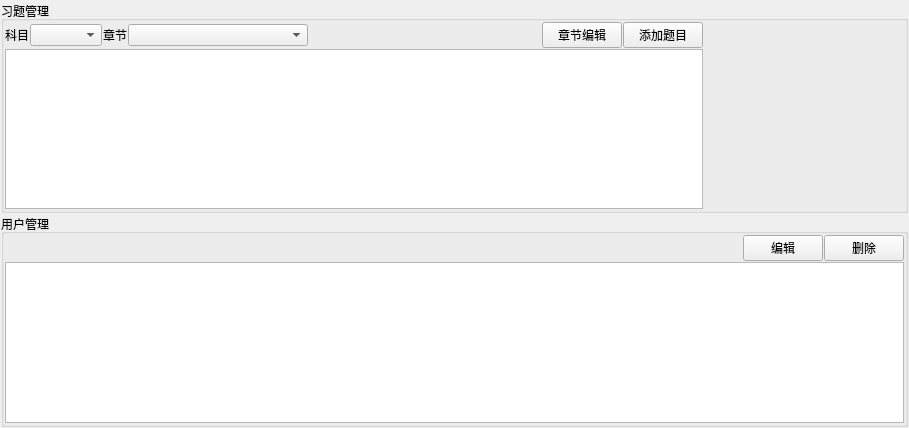
<?xml version="1.0" encoding="UTF-8"?>
<ui version="4.0">
 <class>WidgetAdmin</class>
 <widget class="QWidget" name="WidgetAdmin">
  <property name="geometry">
   <rect>
    <x>0</x>
    <y>0</y>
    <width>909</width>
    <height>428</height>
   </rect>
  </property>
  <property name="windowTitle">
   <string>管理</string>
  </property>
  <layout class="QGridLayout" name="layoutGWidget">
   <property name="leftMargin">
    <number>1</number>
   </property>
   <property name="topMargin">
    <number>1</number>
   </property>
   <property name="rightMargin">
    <number>1</number>
   </property>
   <property name="bottomMargin">
    <number>1</number>
   </property>
   <property name="spacing">
    <number>1</number>
   </property>
   <item row="0" column="0">
    <widget class="QGroupBox" name="groupBoxQ">
     <property name="title">
      <string>习题管理</string>
     </property>
     <layout class="QGridLayout" name="layoutGQ">
      <property name="leftMargin">
       <number>1</number>
      </property>
      <property name="topMargin">
       <number>1</number>
      </property>
      <property name="rightMargin">
       <number>1</number>
      </property>
      <property name="bottomMargin">
       <number>1</number>
      </property>
      <property name="spacing">
       <number>1</number>
      </property>
      <item row="1" column="0">
       <widget class="QTableView" name="tableViewQ"/>
      </item>
      <item row="0" column="0">
       <layout class="QHBoxLayout" name="horizontalLayout">
        <property name="spacing">
         <number>1</number>
        </property>
        <item>
         <widget class="QLabel" name="labelSubject">
          <property name="text">
           <string>科目</string>
          </property>
         </widget>
        </item>
        <item>
         <widget class="QComboBox" name="comboBoxSubject"/>
        </item>
        <item>
         <widget class="QLabel" name="labelChapter">
          <property name="text">
           <string>章节</string>
          </property>
         </widget>
        </item>
        <item>
         <widget class="QComboBox" name="comboBoxChapter">
          <property name="minimumSize">
           <size>
            <width>180</width>
            <height>0</height>
           </size>
          </property>
         </widget>
        </item>
        <item>
         <spacer name="horizontalSpacer">
          <property name="orientation">
           <enum>Qt::Horizontal</enum>
          </property>
          <property name="sizeHint" stdset="0">
           <size>
            <width>40</width>
            <height>20</height>
           </size>
          </property>
         </spacer>
        </item>
        <item>
         <widget class="QPushButton" name="btnQEdit">
          <property name="text">
           <string>章节编辑</string>
          </property>
         </widget>
        </item>
        <item>
         <widget class="QPushButton" name="btnAddQ">
          <property name="text">
           <string>添加题目</string>
          </property>
         </widget>
        </item>
       </layout>
      </item>
      <item row="0" column="1" rowspan="2">
       <widget class="QWidget" name="widget" native="true">
        <property name="minimumSize">
         <size>
          <width>200</width>
          <height>0</height>
         </size>
        </property>
       </widget>
      </item>
     </layout>
    </widget>
   </item>
   <item row="1" column="0">
    <widget class="QGroupBox" name="groupBoxUser">
     <property name="title">
      <string>用户管理</string>
     </property>
     <layout class="QGridLayout" name="layoutGUsers">
      <property name="leftMargin">
       <number>1</number>
      </property>
      <property name="topMargin">
       <number>1</number>
      </property>
      <property name="rightMargin">
       <number>1</number>
      </property>
      <property name="bottomMargin">
       <number>1</number>
      </property>
      <property name="spacing">
       <number>1</number>
      </property>
      <item row="0" column="0">
       <layout class="QHBoxLayout" name="layoutHUserBtn">
        <property name="spacing">
         <number>1</number>
        </property>
        <item>
         <spacer name="spacerHUserBtn">
          <property name="orientation">
           <enum>Qt::Horizontal</enum>
          </property>
          <property name="sizeHint" stdset="0">
           <size>
            <width>418</width>
            <height>20</height>
           </size>
          </property>
         </spacer>
        </item>
        <item>
         <widget class="QPushButton" name="btnUserEdit">
          <property name="text">
           <string>编辑</string>
          </property>
         </widget>
        </item>
        <item>
         <widget class="QPushButton" name="btnUserDelete">
          <property name="text">
           <string>删除</string>
          </property>
         </widget>
        </item>
       </layout>
      </item>
      <item row="1" column="0">
       <widget class="QTableView" name="tableViewUser"/>
      </item>
     </layout>
    </widget>
   </item>
  </layout>
 </widget>
 <resources/>
 <connections/>
</ui>
